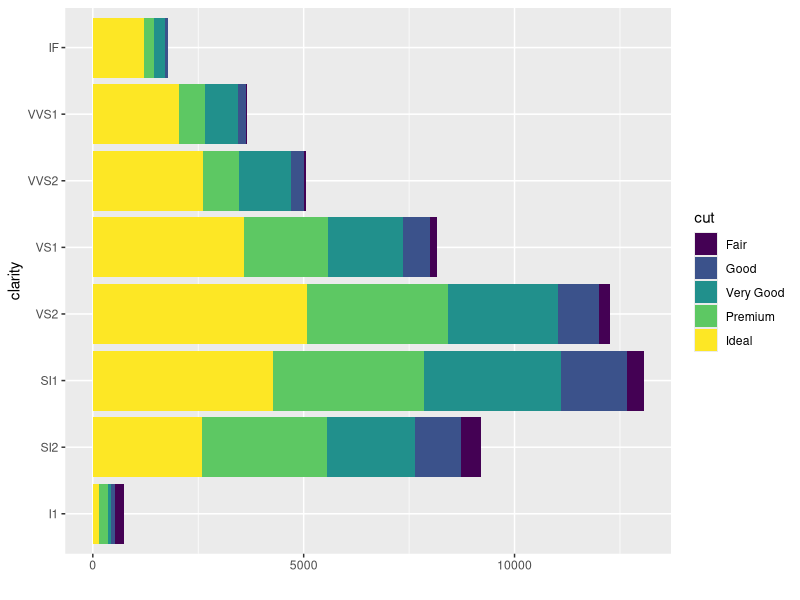
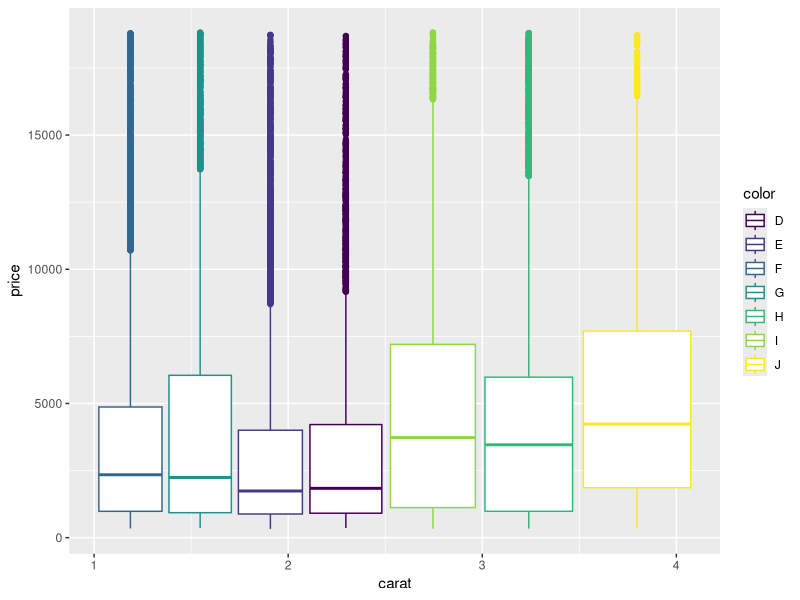
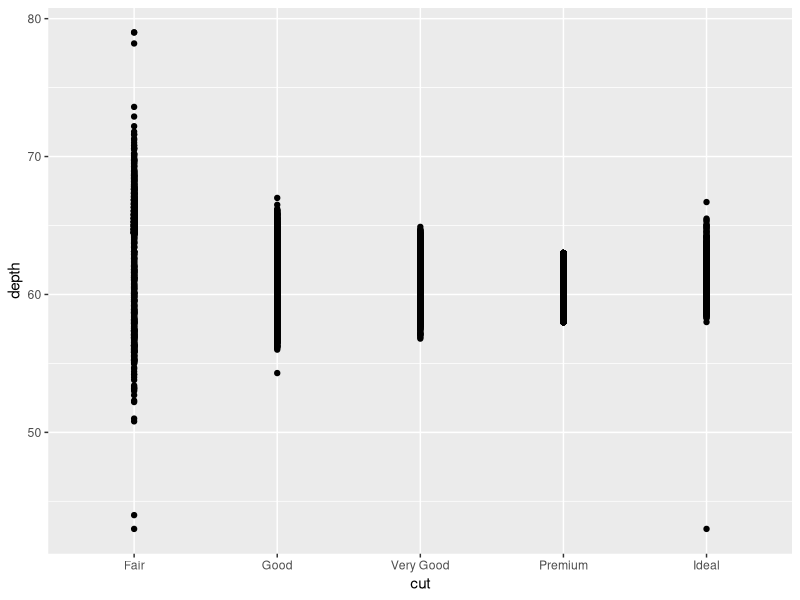
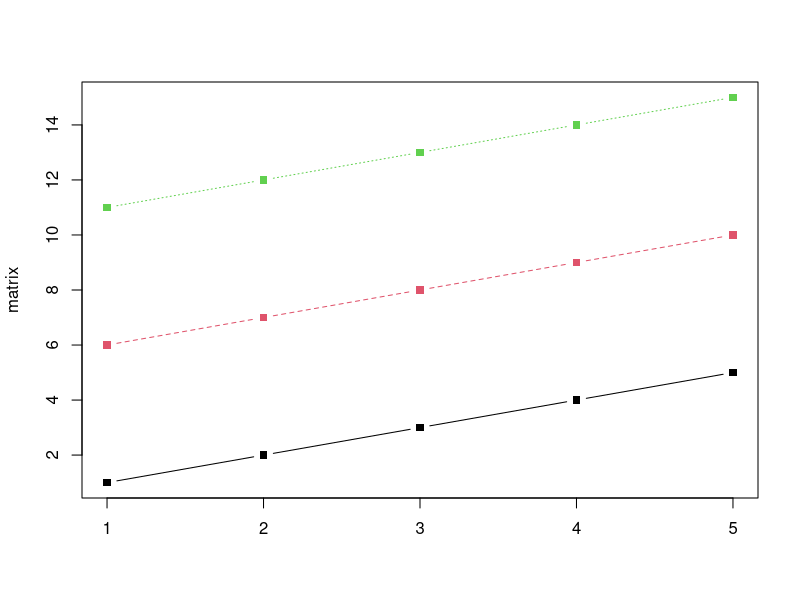
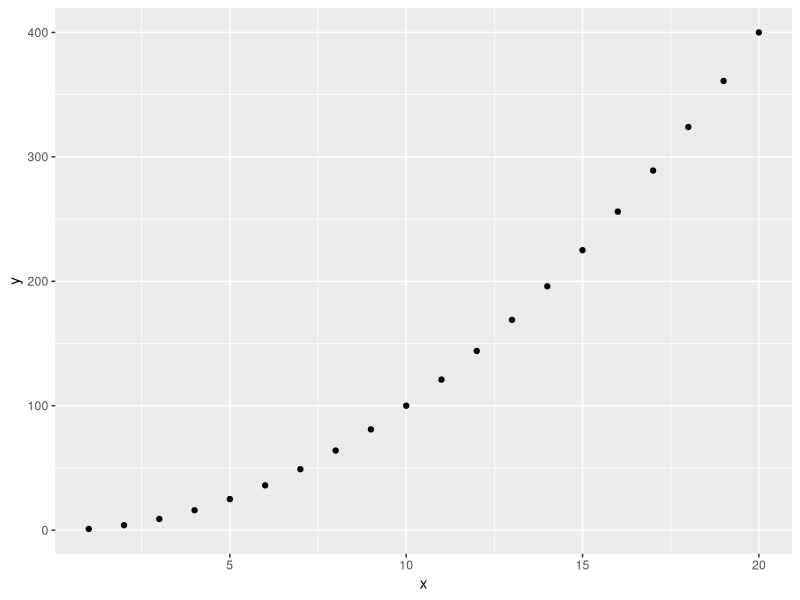
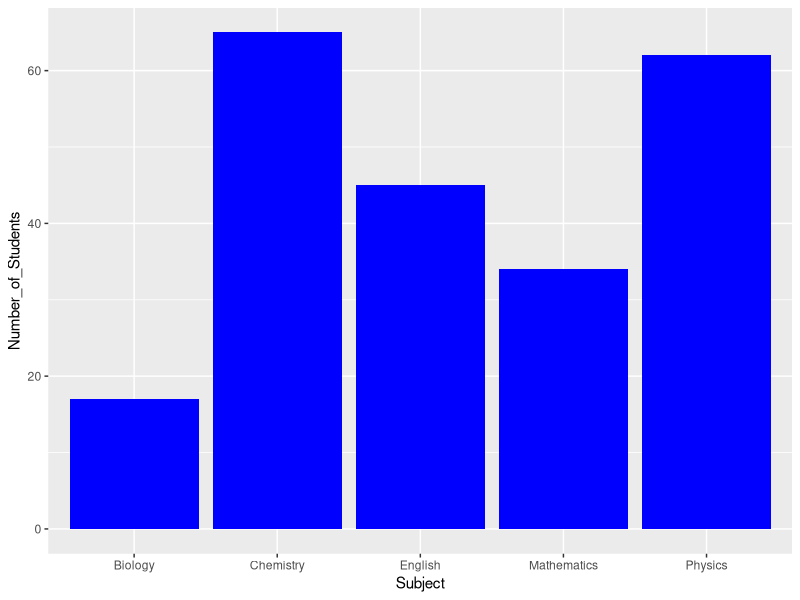

Write the R code that produced these figures, in order.
#COMPULSORY TASK
install.packages("ggplot2")
library(ggplot2)
data(package = "ggplot2")
ggplot2::diamonds
#This plot was used to evaluate the different cut of each diamond by their clarity
qplot(data = diamonds, y = clarity, geom = "bar", fill = cut)
#This plot shows the distribution between the carat of the diamond the price
qplot(data = diamonds, x = carat, y = price, geom = "boxplot", color = color)
#Using this plot, we can establish the range in depth for the cut with the premium cut having a narrow range for depth
qplot(data = diamonds, x = cut, y = depth, geom = "point")


# Additional Learning Tasks - TASK 1
a<-c(1,2,3,4,5)
b<-c(6,7,8,9,10)
c<-c(11,12,13,14,15)
matrix<-cbind(a,b,c)
print(matrix)
matplot(matrix, type="b", pch=15, col=1:3)


  # Additional Learning Tasks - TASK 2
Employees = data.frame(Name=c("John","Adam","Laura", "Holly","Carl"),
                       Age=c(30,25,29,43,38),
                       Role=c("Manager","Assistant","Analyst","Marketing","Director"),
                       ServiceLength=c("5 Years","2 Years","4 Years","20 Years","15 Years")
)
print(Employees)


# Additional Learning Tasks - TASK 3
library(ggplot2)
x = seq(1,20)
y = x^2
qplot(x,y, geom="point")


# Additional Learning Tasks - TASK 4
library(ggplot2)
Subject <- c("Mathematics","English","Chemistry","Physics","Biology")
Number_of_Students <- c(34,45,65,62,17)
frame <- data.frame (Subject, Number_of_Students)
print(frame)
ggplot(data=frame, aes(x=Subject, y=Number_of_Students)) + geom_bar(stat="identity", fill="blue")


# Additional Learning Tasks - TASK 5
name = readline(prompt="Input your name: ")
age =  readline(prompt="Input your age: ")
print(paste("Your name is",name, "and you are",age ,"years old."))


# Additional Learning Tasks - TASK 6
print("Sequence of numbers from 20 to 50:")
print(seq(20,50))
print("Mean of numbers from 20 to 50:")
print(mean(20:50))
print("Sum:")
print(sum(20:50))


# Additional Learning Tasks - TASK 7
vector = sample(-50:50, 10, replace=TRUE)
print("10 random integer values between -50 and +50:")
print(vector)


# Optional Challenge - TASK 1
Fibonacci <- numeric(10)
Fibonacci[1] <- Fibonacci[2] <- 1
for (i in 3:10) Fibonacci[i] <- Fibonacci[i - 2] + Fibonacci[i - 1]
print("First 10 Fibonacci numbers:")
print(Fibonacci)


# Optional Challenge - TASK 2
for (i in 1:100) {
  if (i %% 3 == 0 & i %% 5 == 0) {print("FizzBuzz")}
  else if (i %% 3 == 0) {print("Fizz")}
  else if (i %% 5 == 0) {print("Buzz")}
  else print(i)
}